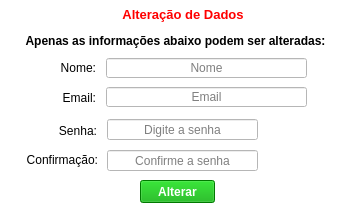
<?xml version="1.0" encoding="UTF-8"?>
<ui version="4.0">
 <class>MainWindow</class>
 <widget class="QMainWindow" name="MainWindow">
  <property name="geometry">
   <rect>
    <x>0</x>
    <y>0</y>
    <width>350</width>
    <height>210</height>
   </rect>
  </property>
  <property name="minimumSize">
   <size>
    <width>350</width>
    <height>210</height>
   </size>
  </property>
  <property name="maximumSize">
   <size>
    <width>350</width>
    <height>210</height>
   </size>
  </property>
  <property name="windowTitle">
   <string>MainWindow</string>
  </property>
  <property name="styleSheet">
   <string notr="true">background-color: rgb(255, 255, 255);</string>
  </property>
  <widget class="QWidget" name="centralwidget">
   <widget class="QLabel" name="label">
    <property name="geometry">
     <rect>
      <x>28</x>
      <y>4</y>
      <width>310</width>
      <height>20</height>
     </rect>
    </property>
    <property name="font">
     <font>
      <pointsize>10</pointsize>
      <weight>75</weight>
      <bold>true</bold>
     </font>
    </property>
    <property name="styleSheet">
     <string notr="true">color: rgb(255, 0, 0);</string>
    </property>
    <property name="text">
     <string>Alteração de Dados</string>
    </property>
    <property name="alignment">
     <set>Qt::AlignCenter</set>
    </property>
   </widget>
   <widget class="QLineEdit" name="lineEdit">
    <property name="geometry">
     <rect>
      <x>106</x>
      <y>58</y>
      <width>201</width>
      <height>20</height>
     </rect>
    </property>
    <property name="alignment">
     <set>Qt::AlignCenter</set>
    </property>
    <property name="placeholderText">
     <string>Nome</string>
    </property>
   </widget>
   <widget class="QLineEdit" name="lineEdit_2">
    <property name="geometry">
     <rect>
      <x>106</x>
      <y>87</y>
      <width>201</width>
      <height>20</height>
     </rect>
    </property>
    <property name="text">
     <string/>
    </property>
    <property name="alignment">
     <set>Qt::AlignCenter</set>
    </property>
    <property name="placeholderText">
     <string>Email</string>
    </property>
   </widget>
   <widget class="QLabel" name="label_2">
    <property name="geometry">
     <rect>
      <x>10</x>
      <y>30</y>
      <width>331</width>
      <height>21</height>
     </rect>
    </property>
    <property name="font">
     <font>
      <weight>75</weight>
      <bold>true</bold>
     </font>
    </property>
    <property name="text">
     <string>Apenas as informações abaixo podem ser alteradas:</string>
    </property>
    <property name="alignment">
     <set>Qt::AlignCenter</set>
    </property>
   </widget>
   <widget class="QLabel" name="label_3">
    <property name="geometry">
     <rect>
      <x>49</x>
      <y>61</y>
      <width>47</width>
      <height>13</height>
     </rect>
    </property>
    <property name="text">
     <string>Nome:</string>
    </property>
    <property name="alignment">
     <set>Qt::AlignRight|Qt::AlignTrailing|Qt::AlignVCenter</set>
    </property>
   </widget>
   <widget class="QLabel" name="label_4">
    <property name="geometry">
     <rect>
      <x>49</x>
      <y>91</y>
      <width>47</width>
      <height>13</height>
     </rect>
    </property>
    <property name="text">
     <string>Email:</string>
    </property>
    <property name="alignment">
     <set>Qt::AlignRight|Qt::AlignTrailing|Qt::AlignVCenter</set>
    </property>
   </widget>
   <widget class="QLineEdit" name="lineEdit_4">
    <property name="geometry">
     <rect>
      <x>107</x>
      <y>150</y>
      <width>151</width>
      <height>21</height>
     </rect>
    </property>
    <property name="echoMode">
     <enum>QLineEdit::Password</enum>
    </property>
    <property name="alignment">
     <set>Qt::AlignCenter</set>
    </property>
    <property name="placeholderText">
     <string>Confirme a senha</string>
    </property>
   </widget>
   <widget class="QLineEdit" name="lineEdit_3">
    <property name="geometry">
     <rect>
      <x>107</x>
      <y>119</y>
      <width>151</width>
      <height>21</height>
     </rect>
    </property>
    <property name="echoMode">
     <enum>QLineEdit::Password</enum>
    </property>
    <property name="alignment">
     <set>Qt::AlignCenter</set>
    </property>
    <property name="placeholderText">
     <string>Digite a senha</string>
    </property>
   </widget>
   <widget class="QLabel" name="label_5">
    <property name="geometry">
     <rect>
      <x>50</x>
      <y>124</y>
      <width>47</width>
      <height>13</height>
     </rect>
    </property>
    <property name="text">
     <string>Senha:</string>
    </property>
    <property name="alignment">
     <set>Qt::AlignRight|Qt::AlignTrailing|Qt::AlignVCenter</set>
    </property>
   </widget>
   <widget class="QLabel" name="label_6">
    <property name="geometry">
     <rect>
      <x>27</x>
      <y>150</y>
      <width>71</width>
      <height>20</height>
     </rect>
    </property>
    <property name="text">
     <string>Confirmação:</string>
    </property>
    <property name="alignment">
     <set>Qt::AlignRight|Qt::AlignTrailing|Qt::AlignVCenter</set>
    </property>
   </widget>
   <widget class="QPushButton" name="pushButton">
    <property name="geometry">
     <rect>
      <x>140</x>
      <y>180</y>
      <width>75</width>
      <height>23</height>
     </rect>
    </property>
    <property name="font">
     <font>
      <weight>75</weight>
      <bold>true</bold>
     </font>
    </property>
    <property name="styleSheet">
     <string notr="true">background-color: rgb(0, 170, 0);
color: rgb(255, 255, 255);</string>
    </property>
    <property name="text">
     <string>Alterar</string>
    </property>
   </widget>
  </widget>
 </widget>
 <tabstops>
  <tabstop>lineEdit</tabstop>
  <tabstop>lineEdit_2</tabstop>
  <tabstop>lineEdit_3</tabstop>
  <tabstop>lineEdit_4</tabstop>
  <tabstop>pushButton</tabstop>
 </tabstops>
 <resources/>
 <connections/>
</ui>
